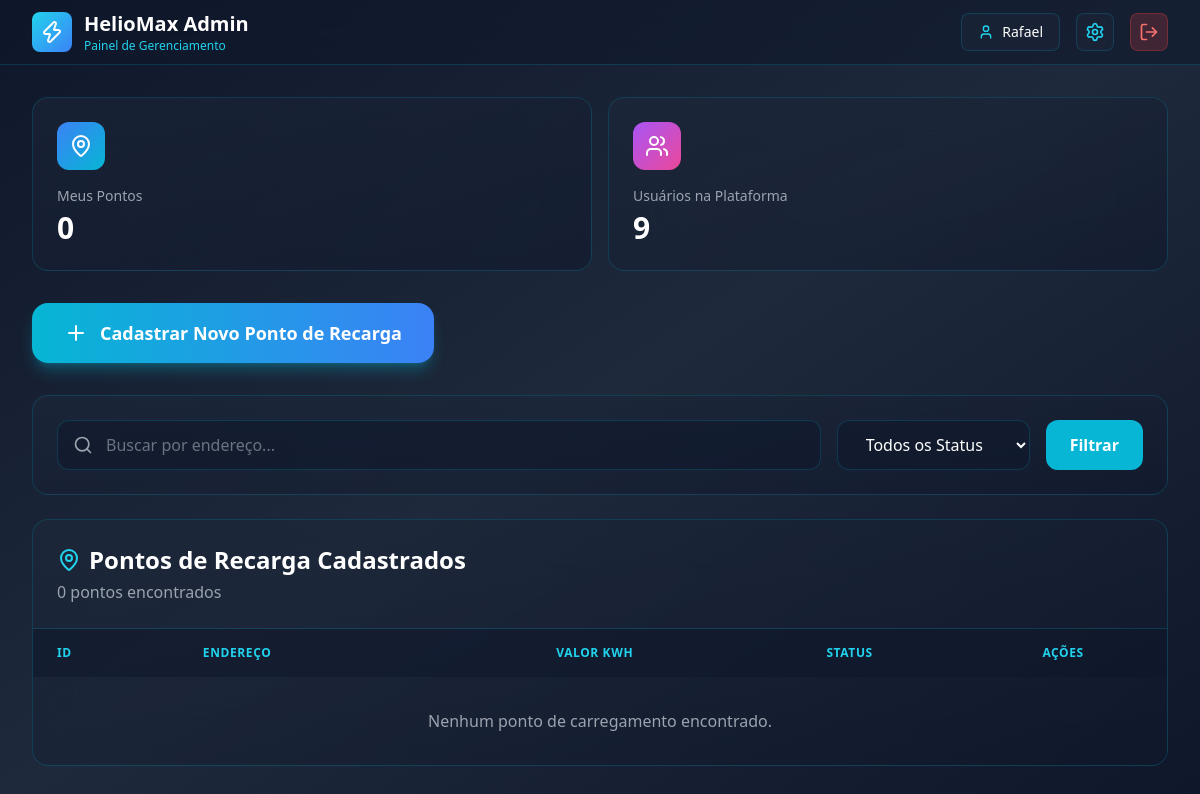
Page /codigoPWEB/pages/PHP/dashADM.php (signed in) on the earlier database version.
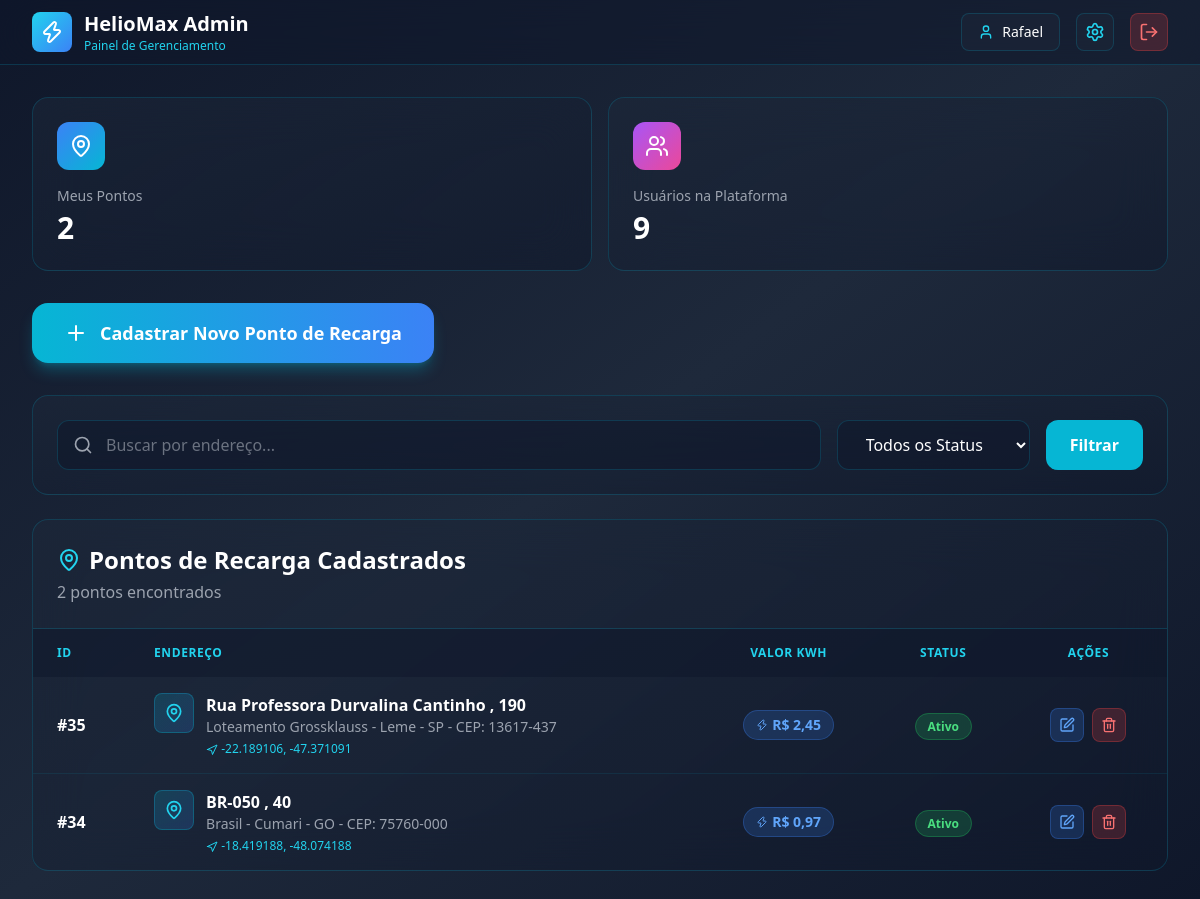
Same page on the later database version.
### tables this page shows
CREATE TABLE `ponto_carregamento` (
  `ID_PONTO` int(11) NOT NULL,
  `CEP` varchar(9) DEFAULT NULL,
  `NUMERO` varchar(10) DEFAULT NULL,
  `COMPLEMENTO` varchar(100) DEFAULT NULL,
  `LOCALIZACAO` int(11) NOT NULL,
  `VALOR_KWH` decimal(18,6) NOT NULL,
  `FK_STATUS_PONTO` int(11) NOT NULL,
  `FK_ID_USUARIO_CADASTRO` int(11) NOT NULL,
  `LATITUDE` decimal(10,8) DEFAULT NULL COMMENT 'Latitude do ponto de carregamento (-90 a 90)',
  `LONGITUDE` decimal(11,8) DEFAULT NULL COMMENT 'Longitude do ponto de carregamento (-180 a 180)'
);

CREATE TABLE `cep` (
  `ID_CEP` int(11) NOT NULL,
  `CEP` varchar(9) DEFAULT NULL,
  `LOGRADOURO` varchar(255) NOT NULL,
  `FK_BAIRRO` int(11) NOT NULL
);

CREATE TABLE `bairro` (
  `ID_BAIRRO` int(11) NOT NULL,
  `NOME` varchar(255) NOT NULL,
  `FK_CIDADE` int(11) NOT NULL
);

CREATE TABLE `cidade` (
  `ID_CIDADE` int(11) NOT NULL,
  `NOME` varchar(50) NOT NULL,
  `FK_ESTADO` int(11) NOT NULL
);

CREATE TABLE `estado` (
  `ID_ESTADO` int(11) NOT NULL,
  `UF` char(2) NOT NULL
);

CREATE TABLE `status_ponto` (
  `ID_STATUS_PONTO` int(11) NOT NULL,
  `DESCRICAO` varchar(50) NOT NULL
);

### codigoPWEB/pages/PHP/dashADM.php (the view, shortened to what this page needs)
<?php
$host = '127.0.0.1';
$dbname = 'heliomax';
$username = 'root';
$password = '';
try {
  $pdo = new PDO("mysql:host=$host;dbname=$dbname;charset=utf8mb4", $username, $password);
  $pdo->setAttribute(PDO::ATTR_ERRMODE, PDO::ERRMODE_EXCEPTION);
} catch (PDOException $e) {
  die("Erro na conexão: " . $e->getMessage());
}
$admin_id = $_SESSION['usuario_id'];
$busca = $_GET['busca'] ?? '';
$stmt = $pdo->prepare("SELECT COUNT(*) as total FROM ponto_carregamento WHERE FK_ID_USUARIO_CADASTRO = ?");
$stmt->execute([$admin_id]);
$totalPontos = $stmt->fetch()['total'];
$totalUsuarios = $pdo->query("SELECT COUNT(*) as total FROM usuario")->fetch()['total'];
$sql = "SELECT pc.*, sp.DESCRICAO as status_desc, c.LOGRADOURO, b.NOME as bairro, ci.NOME as cidade, e.UF
        FROM ponto_carregamento pc
        LEFT JOIN status_ponto sp ON pc.FK_STATUS_PONTO = sp.ID_STATUS_PONTO
        LEFT JOIN cep c ON pc.LOCALIZACAO = c.ID_CEP
        LEFT JOIN bairro b ON c.FK_BAIRRO = b.ID_BAIRRO
        LEFT JOIN cidade ci ON b.FK_CIDADE = ci.ID_CIDADE
        LEFT JOIN estado e ON ci.FK_ESTADO = e.ID_ESTADO
        WHERE pc.FK_ID_USUARIO_CADASTRO = ?";
$params = [$admin_id];
$sql .= " ORDER BY pc.ID_PONTO DESC";
$stmt = $pdo->prepare($sql);
$stmt->execute($params);
$pontos = $stmt->fetchAll();
?>
<!DOCTYPE html>
<html lang="pt-BR">
<head>
  <script src="https://cdn.tailwindcss.com"></script>
</head>
<body class="min-h-screen bg-gradient-to-br from-slate-900 via-slate-800 to-slate-900">
  <header class="bg-slate-900/50 backdrop-blur-xl border-b border-cyan-500/20 sticky top-0 z-50">
    <div class="max-w-7xl mx-auto px-4 sm:px-6 lg:px-8">
      <div class="flex items-center justify-between h-16">
        <div class="flex items-center gap-3">
          <div
            class="w-10 h-10 bg-gradient-to-br from-cyan-400 to-blue-500 rounded-lg flex items-center justify-center">
            <i data-lucide="zap" class="w-6 h-6 text-white"></i>
          </div>
          <div>
            <h1 class="text-xl font-bold text-white">HelioMax Admin</h1>
            <p class="text-xs text-cyan-400">Painel de Gerenciamento</p>
          </div>
        </div>
        <div class="flex items-center gap-4">
          <div class="hidden sm:flex items-center gap-2 px-4 py-2 bg-slate-800/50 rounded-lg border border-cyan-500/20">
            <i data-lucide="user" class="w-4 h-4 text-cyan-400"></i>
            <span class="text-sm text-white"><?php echo $_SESSION['usuario_nome']; ?></span>
          </div>
          <button onclick="abrirModal('modalPerfil')"
            class="p-2 bg-slate-800/50 hover:bg-slate-700/50 rounded-lg border border-cyan-500/20 hover:border-cyan-500/40 transition-all">
            <i data-lucide="settings" class="w-5 h-5 text-cyan-400"></i>
          </button>
          <a href="?logout=1"
            class="p-2 bg-red-500/20 hover:bg-red-500/30 rounded-lg border border-red-500/30 hover:border-red-500/50 transition-all">
            <i data-lucide="log-out" class="w-5 h-5 text-red-400"></i>
          </a>
        </div>
      </div>
    </div>
  </header>
  <main class="max-w-7xl mx-auto px-4 sm:px-6 lg:px-8 py-8">
    <div class="grid grid-cols-1 sm:grid-cols-2 gap-4 mb-8">
      <div
        class="bg-gradient-to-br from-slate-800/50 to-slate-900/50 backdrop-blur-xl rounded-2xl p-6 border border-cyan-500/20 hover:border-cyan-500/40 transition-all duration-300 hover:scale-105">
        <div class="flex items-center justify-between mb-4">
          <div
            class="w-12 h-12 rounded-xl bg-gradient-to-br from-blue-500 to-cyan-500 flex items-center justify-center">
            <i data-lucide="map-pin" class="w-6 h-6 text-white"></i>
          </div>
        </div>
        <h3 class="text-gray-400 text-sm mb-1">Meus Pontos</h3>
        <p class="text-3xl font-bold text-white"><?php echo $totalPontos; ?></p>
      </div>
      <div
        class="bg-gradient-to-br from-slate-800/50 to-slate-900/50 backdrop-blur-xl rounded-2xl p-6 border border-cyan-500/20 hover:border-cyan-500/40 transition-all duration-300 hover:scale-105">
        <div class="flex items-center justify-between mb-4">
          <div
            class="w-12 h-12 rounded-xl bg-gradient-to-br from-purple-500 to-pink-500 flex items-center justify-center">
            <i data-lucide="users" class="w-6 h-6 text-white"></i>
          </div>
        </div>
        <h3 class="text-gray-400 text-sm mb-1">Usuários na Plataforma</h3>
        <p class="text-3xl font-bold text-white"><?php echo $totalUsuarios; ?></p>
      </div>
    </div>
    <div class="mb-8">
      <button onclick="abrirModal('modalCriarPonto')"
        class="w-full sm:w-auto bg-gradient-to-r from-cyan-500 to-blue-500 hover:from-cyan-600 hover:to-blue-600 text-white font-bold py-4 px-8 rounded-2xl flex items-center justify-center gap-3 shadow-lg shadow-cyan-500/30 hover:shadow-cyan-500/50 transition-all duration-300 hover:scale-105">
        <i data-lucide="plus" class="w-6 h-6"></i>
        <span class="text-lg">Cadastrar Novo Ponto de Recarga</span>
      </button>
    </div>
    <div
      class="bg-gradient-to-br from-slate-800/50 to-slate-900/50 backdrop-blur-xl rounded-2xl p-6 border border-cyan-500/20 mb-6">
      <form method="GET" action="" class="flex flex-col sm:flex-row gap-4">
        <div class="flex-1 relative">
          <i data-lucide="search" class="absolute left-4 top-1/2 transform -translate-y-1/2 text-gray-400 w-5 h-5"></i>
          <input type="text" name="busca" value="<?php echo htmlspecialchars($busca); ?>"
            placeholder="Buscar por endereço..."
            class="w-full pl-12 pr-4 py-3 bg-slate-900/50 border border-cyan-500/20 rounded-xl text-white placeholder-gray-500 focus:outline-none focus:border-cyan-500/50 transition-colors" />
        </div>
        <select name="status"
          class="px-6 py-3 bg-slate-900/50 border border-cyan-500/20 rounded-xl text-white focus:outline-none focus:border-cyan-500/50 transition-colors cursor-pointer">
          <option value="">Todos os Status</option>
        </select>
        <button type="submit"
          class="px-6 py-3 bg-cyan-500 hover:bg-cyan-600 text-white rounded-xl font-semibold transition-colors">
          Filtrar
        </button>
      </form>
    </div>
    <div
      class="bg-gradient-to-br from-slate-800/50 to-slate-900/50 backdrop-blur-xl rounded-2xl border border-cyan-500/20 overflow-hidden">
      <div class="p-6 border-b border-cyan-500/20">
        <h2 class="text-2xl font-bold text-white flex items-center gap-2">
          <i data-lucide="map-pin" class="w-6 h-6 text-cyan-400"></i>
          Pontos de Recarga Cadastrados
        </h2>
        <p class="text-gray-400 mt-1"><?php echo count($pontos); ?> pontos encontrados</p>
      </div>
      <div class="overflow-x-auto">
        <table class="w-full">
          <thead class="bg-slate-900/50">
            <tr>
              <th class="px-6 py-4 text-left text-xs font-semibold text-cyan-400 uppercase tracking-wider">ID</th>
              <th class="px-6 py-4 text-left text-xs font-semibold text-cyan-400 uppercase tracking-wider">Endereço</th>
              <th
                class="px-6 py-4 text-center text-xs font-semibold text-cyan-400 uppercase tracking-wider hidden sm:table-cell">
                Valor kWh</th>
              <th class="px-6 py-4 text-center text-xs font-semibold text-cyan-400 uppercase tracking-wider">Status</th>
              <th class="px-6 py-4 text-center text-xs font-semibold text-cyan-400 uppercase tracking-wider">Ações</th>
            </tr>
          </thead>
          <tbody class="divide-y divide-cyan-500/10 text-white">
            <?php if (empty($pontos)): ?>
              <tr>
                <td colspan="5" class="px-6 py-8 text-center text-gray-400">
                  Nenhum ponto de carregamento encontrado.
                </td>
              </tr>
            <?php else: ?>
              <?php foreach ($pontos as $ponto): ?>
                <tr class="hover:bg-slate-800/30 transition-colors">
                  <td class="px-6 py-4 font-semibold">#<?php echo $ponto['ID_PONTO']; ?></td>
                  <td class="px-6 py-4">
                    <div class="flex items-start gap-3">
                      <div
                        class="w-10 h-10 bg-gradient-to-br from-cyan-500/20 to-blue-500/20 rounded-lg flex items-center justify-center flex-shrink-0 border border-cyan-500/30">
                        <i data-lucide="map-pin" class="w-5 h-5 text-cyan-400"></i>
                      </div>
                      <div>
                        <p class="font-semibold"><?php echo htmlspecialchars($ponto['LOGRADOURO'] ?? 'Não informado'); ?>
                          <?php if (!empty($ponto['NUMERO'])): ?>,
                            <?php echo htmlspecialchars($ponto['NUMERO']); ?>
                          <?php endif; ?>
                        </p>
                        <p class="text-sm text-gray-400">
                          <?php echo htmlspecialchars($ponto['bairro'] ?? ''); ?> -
                          <?php echo htmlspecialchars($ponto['cidade'] ?? ''); ?> -
                          <?php echo htmlspecialchars($ponto['UF'] ?? ''); ?>
                          <?php if (!empty($ponto['CEP'])): ?> - CEP:
                            <?php echo htmlspecialchars($ponto['CEP']); ?>
                          <?php endif; ?>
                        </p>
                        <?php if (!empty($ponto['LATITUDE']) && !empty($ponto['LONGITUDE'])): ?>
                          <p class="text-xs text-cyan-400 mt-1">
                            <i data-lucide="navigation" class="w-3 h-3 inline-block"></i>
                            <?php echo number_format($ponto['LATITUDE'], 6); ?>,
                            <?php echo number_format($ponto['LONGITUDE'], 6); ?>
                          </p>
                        <?php endif; ?>
                      </div>
                    </div>
                  </td>
                  <td class="px-6 py-4 text-center hidden sm:table-cell">
                    <span
                      class="inline-flex items-center gap-1 px-3 py-1 bg-blue-500/20 text-blue-400 rounded-full text-sm font-semibold border border-blue-500/30">
                      <i data-lucide="zap" class="w-3 h-3"></i>
                      R$ <?php echo number_format($ponto['VALOR_KWH'] ?? 0, 2, ',', '.'); ?>
                    </span>
                  </td>
                  <td class="px-6 py-4 text-center">
                    <?php
                    $status_class = 'bg-gray-500/20 text-gray-400 border-gray-500/30';
                    if ($ponto['status_desc'] === 'Ativo') {
                      $status_class = 'bg-green-500/20 text-green-400 border-green-500/30';
                    } elseif ($ponto['status_desc'] === 'Inativo') {
                      $status_class = 'bg-red-500/20 text-red-400 border-red-500/30';
                    } elseif ($ponto['status_desc'] === 'Em Manutenção') {
                      $status_class = 'bg-yellow-500/20 text-yellow-400 border-yellow-500/30';
                    }
                    ?>
                    <span class="px-3 py-1 rounded-full text-xs font-semibold border <?php echo $status_class; ?>">
                      <?php echo htmlspecialchars($ponto['status_desc'] ?? 'N/A'); ?>
                    </span>
                  </td>
                  <td class="px-6 py-4 text-center">
                    <div class="flex items-center justify-center gap-2">
                      <button onclick='editarPonto(<?php echo json_encode($ponto); ?>)'
                        class="p-2 bg-blue-500/20 hover:bg-blue-500/30 text-blue-400 rounded-lg border border-blue-500/30 hover:border-blue-500/50 transition-colors">
                        <i data-lucide="edit" class="w-4 h-4"></i>
                      </button>
                      <button onclick="confirmarExclusao(<?php echo $ponto['ID_PONTO']; ?>)"
                        class="p-2 bg-red-500/20 hover:bg-red-500/30 text-red-400 rounded-lg border border-red-500/30 hover:border-red-500/50 transition-colors">
                        <i data-lucide="trash-2" class="w-4 h-4"></i>
                      </button>
                    </div>
                  </td>
                </tr>
              <?php endforeach; ?>
            <?php endif; ?>
          </tbody>
        </table>
      </div>
    </div>
  </main>
</body>
</html>

Differences in the rows shown:
added ponto_carregamento: ID_PONTO "35", LOCALIZACAO.LOGRADOURO "Rua Professora Durvalina Cantinho", NUMERO "190", bairro.NOME "Loteamento Grossklauss", cidade.NOME "Leme", estado.UF "SP", CEP "13617-437", LATITUDE "-22.189106", LONGITUDE "-47.371091", VALOR_KWH "2,45", FK_STATUS_PONTO.DESCRICAO "Ativo"
added ponto_carregamento: ID_PONTO "34", LOCALIZACAO.LOGRADOURO "BR-050", NUMERO "40", bairro.NOME "Brasil", cidade.NOME "Cumari", estado.UF "GO", CEP "75760-000", LATITUDE "-18.419188", LONGITUDE "-48.074188", VALOR_KWH "0,97", FK_STATUS_PONTO.DESCRICAO "Ativo"
Other differences:
$totalPontos: "0" → "2"
count($pontos): "0" → "2"
text no longer shown: "Nenhum ponto de carregamento encontrado."
